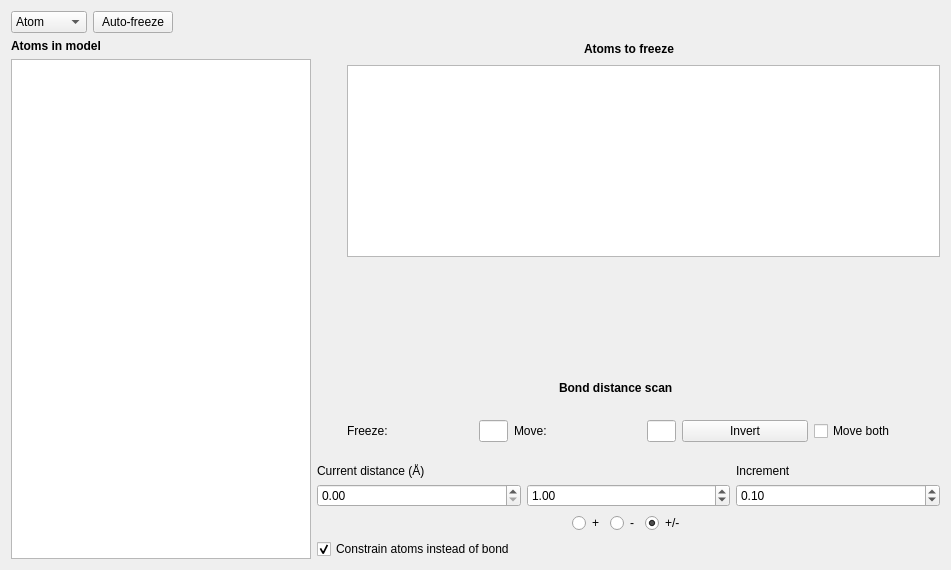
      <widget class="QWidget" name="tab_freeze">
       <attribute name="title">
        <string>Constraints</string>
       </attribute>
       <layout class="QGridLayout" name="gridLayout_8">
        <item row="0" column="0" colspan="2">
         <layout class="QHBoxLayout" name="horizontalLayout_5">
          <item>
           <widget class="QComboBox" name="comboBox_freezetype">
            <item>
             <property name="text">
              <string>Atom</string>
             </property>
            </item>
            <item>
             <property name="text">
              <string>Bond</string>
             </property>
            </item>
            <item>
             <property name="text">
              <string>Angle</string>
             </property>
            </item>
            <item>
             <property name="text">
              <string>Dihedral</string>
             </property>
            </item>
           </widget>
          </item>
          <item>
           <widget class="QPushButton" name="button_auto_freeze">
            <property name="text">
             <string>Auto-freeze</string>
            </property>
           </widget>
          </item>
          <item>
           <spacer name="horizontalSpacer">
            <property name="orientation">
             <enum>Qt::Horizontal</enum>
            </property>
            <property name="sizeHint" stdset="0">
             <size>
              <width>349</width>
              <height>20</height>
             </size>
            </property>
           </spacer>
          </item>
         </layout>
        </item>
        <item row="1" column="0" rowspan="5">
         <layout class="QGridLayout" name="gridLayout_4">
          <item row="1" column="0">
           <widget class="QListWidget" name="list_model">
            <property name="minimumSize">
             <size>
              <width>300</width>
              <height>500</height>
             </size>
            </property>
            <property name="font">
             <font>
              <family>Courier</family>
              <pointsize>11</pointsize>
             </font>
            </property>
            <property name="styleSheet">
             <string notr="true">border 2px solid rgb(143, 23, 119);

</string>
            </property>
           </widget>
          </item>
          <item row="0" column="0">
           <widget class="QLabel" name="label">
            <property name="font">
             <font>
              <weight>75</weight>
              <bold>true</bold>
             </font>
            </property>
            <property name="text">
             <string>Atoms in model</string>
            </property>
           </widget>
          </item>
         </layout>
        </item>
        <item row="1" column="1">
         <layout class="QVBoxLayout" name="verticalLayout_7">
          <item>
           <layout class="QGridLayout" name="gridLayout_5">
            <item row="0" column="1">
             <widget class="QLabel" name="label_2">
              <property name="font">
               <font>
                <weight>75</weight>
                <bold>true</bold>
               </font>
              </property>
              <property name="text">
               <string>Atoms to freeze</string>
              </property>
             </widget>
            </item>
            <item row="0" column="0">
             <spacer name="horizontalSpacer_7">
              <property name="orientation">
               <enum>Qt::Horizontal</enum>
              </property>
              <property name="sizeHint" stdset="0">
               <size>
                <width>40</width>
                <height>20</height>
               </size>
              </property>
             </spacer>
            </item>
            <item row="0" column="2">
             <spacer name="horizontalSpacer_11">
              <property name="orientation">
               <enum>Qt::Horizontal</enum>
              </property>
              <property name="sizeHint" stdset="0">
               <size>
                <width>40</width>
                <height>20</height>
               </size>
              </property>
             </spacer>
            </item>
           </layout>
          </item>
          <item>
           <layout class="QGridLayout" name="gridLayout_2">
            <item row="0" column="1" rowspan="4">
             <widget class="QListWidget" name="list_freeze_atoms">
              <property name="minimumSize">
               <size>
                <width>150</width>
                <height>0</height>
               </size>
              </property>
              <property name="maximumSize">
               <size>
                <width>16777215</width>
                <height>16777215</height>
               </size>
              </property>
              <property name="font">
               <font>
                <family>Courier</family>
                <pointsize>11</pointsize>
               </font>
              </property>
              <property name="styleSheet">
               <string notr="true">border 2px solid rgb(143, 23, 119)</string>
              </property>
             </widget>
            </item>
            <item row="1" column="0">
             <widget class="QPushButton" name="button_add_freeze">
              <property name="minimumSize">
               <size>
                <width>24</width>
                <height>24</height>
               </size>
              </property>
              <property name="maximumSize">
               <size>
                <width>24</width>
                <height>24</height>
               </size>
              </property>
              <property name="styleSheet">
               <string notr="true">QPushButton {
	background-color: rgb(143, 23, 119);
  	color: white;

}

QPushButton:hover
{
   	background-color:rgb(143, 23, 119);

	border-style: outset;
	border-width: 0px;
	border-radius:10px;

	
	/*border-color: rgb(12, 103, 213);*/
}
QPushButton:pressed
{
   	/*background-color:rgb(17, 145, 255);
	color: black*/
	background-color: rgb(42, 42, 42);
}</string>
              </property>
              <property name="text">
               <string/>
              </property>
              <property name="icon">
               <iconset>
                <normaloff>:/24x24/resources/icons/arrow-plus.png</normaloff>:/24x24/resources/icons/arrow-plus.png</iconset>
              </property>
              <property name="iconSize">
               <size>
                <width>24</width>
                <height>24</height>
               </size>
              </property>
              <property name="flat">
               <bool>true</bool>
              </property>
             </widget>
            </item>
            <item row="2" column="0">
             <widget class="QPushButton" name="button_delete_freeze">
              <property name="minimumSize">
               <size>
                <width>24</width>
                <height>24</height>
               </size>
              </property>
              <property name="maximumSize">
               <size>
                <width>24</width>
                <height>24</height>
               </size>
              </property>
              <property name="styleSheet">
               <string notr="true">QPushButton {
	background-color: rgb(143, 23, 119);
  	color: white;

}

QPushButton:hover
{
   	background-color:rgb(143, 23, 119);

	border-style: outset;
	border-width: 0px;
	border-radius:10px;

	
	/*border-color: rgb(12, 103, 213);*/
}
QPushButton:pressed
{
   	/*background-color:rgb(17, 145, 255);
	color: black*/
	background-color: rgb(42, 42, 42);
}</string>
              </property>
              <property name="text">
               <string/>
              </property>
              <property name="icon">
               <iconset>
                <normaloff>:/24x24/resources/icons/arrow-minus.png</normaloff>:/24x24/resources/icons/arrow-minus.png</iconset>
              </property>
              <property name="iconSize">
               <size>
                <width>24</width>
                <height>24</height>
               </size>
              </property>
              <property name="flat">
               <bool>true</bool>
              </property>
             </widget>
            </item>
            <item row="3" column="0">
             <spacer name="verticalSpacer_2">
              <property name="orientation">
               <enum>Qt::Vertical</enum>
              </property>
              <property name="sizeHint" stdset="0">
               <size>
                <width>21</width>
                <height>13</height>
               </size>
              </property>
             </spacer>
            </item>
            <item row="0" column="0">
             <spacer name="verticalSpacer">
              <property name="orientation">
               <enum>Qt::Vertical</enum>
              </property>
              <property name="sizeHint" stdset="0">
               <size>
                <width>20</width>
                <height>40</height>
               </size>
              </property>
             </spacer>
            </item>
           </layout>
          </item>
         </layout>
        </item>
        <item row="2" column="1">
         <spacer name="verticalSpacer_4">
          <property name="orientation">
           <enum>Qt::Vertical</enum>
          </property>
          <property name="sizeHint" stdset="0">
           <size>
            <width>20</width>
            <height>40</height>
           </size>
          </property>
         </spacer>
        </item>
        <item row="3" column="1">
         <layout class="QHBoxLayout" name="horizontalLayout_4">
          <item>
           <spacer name="horizontalSpacer_14">
            <property name="orientation">
             <enum>Qt::Horizontal</enum>
            </property>
            <property name="sizeHint" stdset="0">
             <size>
              <width>242</width>
              <height>20</height>
             </size>
            </property>
           </spacer>
          </item>
          <item>
           <widget class="QLabel" name="label_27">
            <property name="font">
             <font>
              <weight>75</weight>
              <bold>true</bold>
             </font>
            </property>
            <property name="text">
             <string>Bond distance scan</string>
            </property>
           </widget>
          </item>
          <item>
           <spacer name="horizontalSpacer_16">
            <property name="orientation">
             <enum>Qt::Horizontal</enum>
            </property>
            <property name="sizeHint" stdset="0">
             <size>
              <width>267</width>
              <height>20</height>
             </size>
            </property>
           </spacer>
          </item>
         </layout>
        </item>
        <item row="4" column="1">
         <layout class="QHBoxLayout" name="horizontalLayout_6">
          <item>
           <layout class="QVBoxLayout" name="verticalLayout_8">
            <item>
             <widget class="QPushButton" name="button_add_scan">
              <property name="minimumSize">
               <size>
                <width>24</width>
                <height>24</height>
               </size>
              </property>
              <property name="maximumSize">
               <size>
                <width>24</width>
                <height>24</height>
               </size>
              </property>
              <property name="styleSheet">
               <string notr="true">QPushButton {
	background-color: rgb(143, 23, 119);
  	color: white;

}

QPushButton:hover
{
   	background-color:rgb(143, 23, 119);

	border-style: outset;
	border-width: 0px;
	border-radius:10px;

	
	/*border-color: rgb(12, 103, 213);*/
}
QPushButton:pressed
{
   	/*background-color:rgb(17, 145, 255);
	color: black*/
	background-color: rgb(42, 42, 42);
}</string>
              </property>
              <property name="text">
               <string/>
              </property>
              <property name="icon">
               <iconset>
                <normaloff>:/24x24/resources/icons/arrow-plus.png</normaloff>:/24x24/resources/icons/arrow-plus.png</iconset>
              </property>
              <property name="iconSize">
               <size>
                <width>24</width>
                <height>24</height>
               </size>
              </property>
              <property name="flat">
               <bool>true</bool>
              </property>
             </widget>
            </item>
            <item>
             <widget class="QPushButton" name="button_delete_scan">
              <property name="minimumSize">
               <size>
                <width>24</width>
                <height>24</height>
               </size>
              </property>
              <property name="maximumSize">
               <size>
                <width>24</width>
                <height>24</height>
               </size>
              </property>
              <property name="styleSheet">
               <string notr="true">QPushButton {
	background-color: rgb(143, 23, 119);
  	color: white;

}

QPushButton:hover
{
   	background-color:rgb(143, 23, 119);

	border-style: outset;
	border-width: 0px;
	border-radius:10px;

	
	/*border-color: rgb(12, 103, 213);*/
}
QPushButton:pressed
{
   	/*background-color:rgb(17, 145, 255);
	color: black*/
	background-color: rgb(42, 42, 42);
}</string>
              </property>
              <property name="text">
               <string/>
              </property>
              <property name="icon">
               <iconset>
                <normaloff>:/24x24/resources/icons/arrow-minus.png</normaloff>:/24x24/resources/icons/arrow-minus.png</iconset>
              </property>
              <property name="iconSize">
               <size>
                <width>24</width>
                <height>24</height>
               </size>
              </property>
              <property name="flat">
               <bool>true</bool>
              </property>
             </widget>
            </item>
           </layout>
          </item>
          <item>
           <layout class="QHBoxLayout" name="horizontalLayout_3">
            <item>
             <widget class="QLabel" name="label_25">
              <property name="text">
               <string>Freeze:</string>
              </property>
             </widget>
            </item>
            <item>
             <widget class="QLineEdit" name="lineEdit_freeze">
              <property name="enabled">
               <bool>true</bool>
              </property>
              <property name="maximumSize">
               <size>
                <width>29</width>
                <height>16777215</height>
               </size>
              </property>
              <property name="text">
               <string/>
              </property>
              <property name="readOnly">
               <bool>true</bool>
              </property>
             </widget>
            </item>
            <item>
             <widget class="QLabel" name="label_26">
              <property name="text">
               <string>Move:</string>
              </property>
             </widget>
            </item>
            <item>
             <widget class="QLineEdit" name="lineEdit_move">
              <property name="enabled">
               <bool>true</bool>
              </property>
              <property name="maximumSize">
               <size>
                <width>29</width>
                <height>16777215</height>
               </size>
              </property>
              <property name="text">
               <string/>
              </property>
              <property name="readOnly">
               <bool>true</bool>
              </property>
             </widget>
            </item>
            <item>
             <widget class="QPushButton" name="button_invert">
              <property name="enabled">
               <bool>true</bool>
              </property>
              <property name="text">
               <string>Invert</string>
              </property>
             </widget>
            </item>
            <item>
             <widget class="QCheckBox" name="checkBox_moveboth">
              <property name="enabled">
               <bool>true</bool>
              </property>
              <property name="text">
               <string>Move both</string>
              </property>
             </widget>
            </item>
           </layout>
          </item>
         </layout>
        </item>
        <item row="5" column="1">
         <layout class="QVBoxLayout" name="verticalLayout_11">
          <item>
           <layout class="QGridLayout" name="gridLayout_3">
            <item row="0" column="0">
             <widget class="QLabel" name="label_23">
              <property name="font">
               <font>
                <weight>50</weight>
                <bold>false</bold>
               </font>
              </property>
              <property name="layoutDirection">
               <enum>Qt::LeftToRight</enum>
              </property>
              <property name="text">
               <string>Current distance (Å)</string>
              </property>
             </widget>
            </item>
            <item row="0" column="2">
             <widget class="QLabel" name="label_22">
              <property name="font">
               <font>
                <weight>50</weight>
                <bold>false</bold>
               </font>
              </property>
              <property name="text">
               <string>Increment</string>
              </property>
             </widget>
            </item>
            <item row="1" column="0">
             <widget class="QDoubleSpinBox" name="spinbox_radius"/>
            </item>
            <item row="1" column="1">
             <widget class="QDoubleSpinBox" name="spinbox_scan_pm">
              <property name="decimals">
               <number>2</number>
              </property>
              <property name="minimum">
               <double>-99.000000000000000</double>
              </property>
              <property name="maximum">
               <double>99.000000000000000</double>
              </property>
              <property name="singleStep">
               <double>0.100000000000000</double>
              </property>
              <property name="value">
               <double>1.000000000000000</double>
              </property>
             </widget>
            </item>
            <item row="1" column="2">
             <widget class="QDoubleSpinBox" name="spinbox_scan_increment">
              <property name="decimals">
               <number>2</number>
              </property>
              <property name="minimum">
               <double>0.010000000000000</double>
              </property>
              <property name="maximum">
               <double>99.989999999999995</double>
              </property>
              <property name="singleStep">
               <double>0.050000000000000</double>
              </property>
              <property name="value">
               <double>0.100000000000000</double>
              </property>
             </widget>
            </item>
           </layout>
          </item>
          <item>
           <layout class="QHBoxLayout" name="horizontalLayout_15">
            <item>
             <spacer name="horizontalSpacer_6">
              <property name="orientation">
               <enum>Qt::Horizontal</enum>
              </property>
              <property name="sizeHint" stdset="0">
               <size>
                <width>40</width>
                <height>20</height>
               </size>
              </property>
             </spacer>
            </item>
            <item>
             <widget class="QRadioButton" name="radioButton_plus">
              <property name="focusPolicy">
               <enum>Qt::NoFocus</enum>
              </property>
              <property name="text">
               <string>+</string>
              </property>
             </widget>
            </item>
            <item>
             <widget class="QRadioButton" name="radioButton_minus">
              <property name="focusPolicy">
               <enum>Qt::NoFocus</enum>
              </property>
              <property name="text">
               <string>-</string>
              </property>
             </widget>
            </item>
            <item>
             <widget class="QRadioButton" name="radioButton_both">
              <property name="focusPolicy">
               <enum>Qt::NoFocus</enum>
              </property>
              <property name="text">
               <string>+/-</string>
              </property>
              <property name="checked">
               <bool>true</bool>
              </property>
             </widget>
            </item>
            <item>
             <spacer name="horizontalSpacer_12">
              <property name="orientation">
               <enum>Qt::Horizontal</enum>
              </property>
              <property name="sizeHint" stdset="0">
               <size>
                <width>40</width>
                <height>20</height>
               </size>
              </property>
             </spacer>
            </item>
           </layout>
          </item>
          <item>
           <widget class="QCheckBox" name="checkBox_switchXB">
            <property name="enabled">
             <bool>true</bool>
            </property>
            <property name="autoFillBackground">
             <bool>false</bool>
            </property>
            <property name="text">
             <string>Constrain atoms instead of bond</string>
            </property>
            <property name="checked">
             <bool>true</bool>
            </property>
           </widget>
          </item>
         </layout>
        </item>
       </layout>
      </widget>
